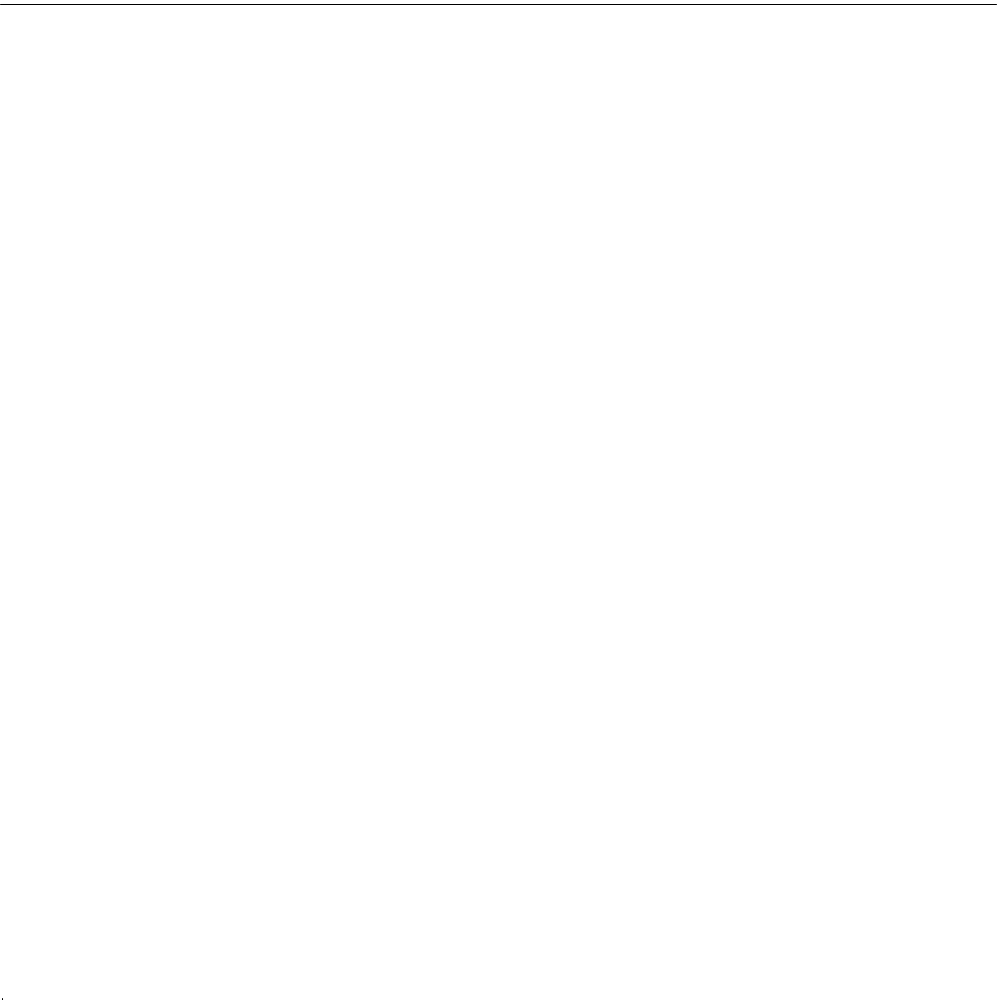
Frame 1 (no input)
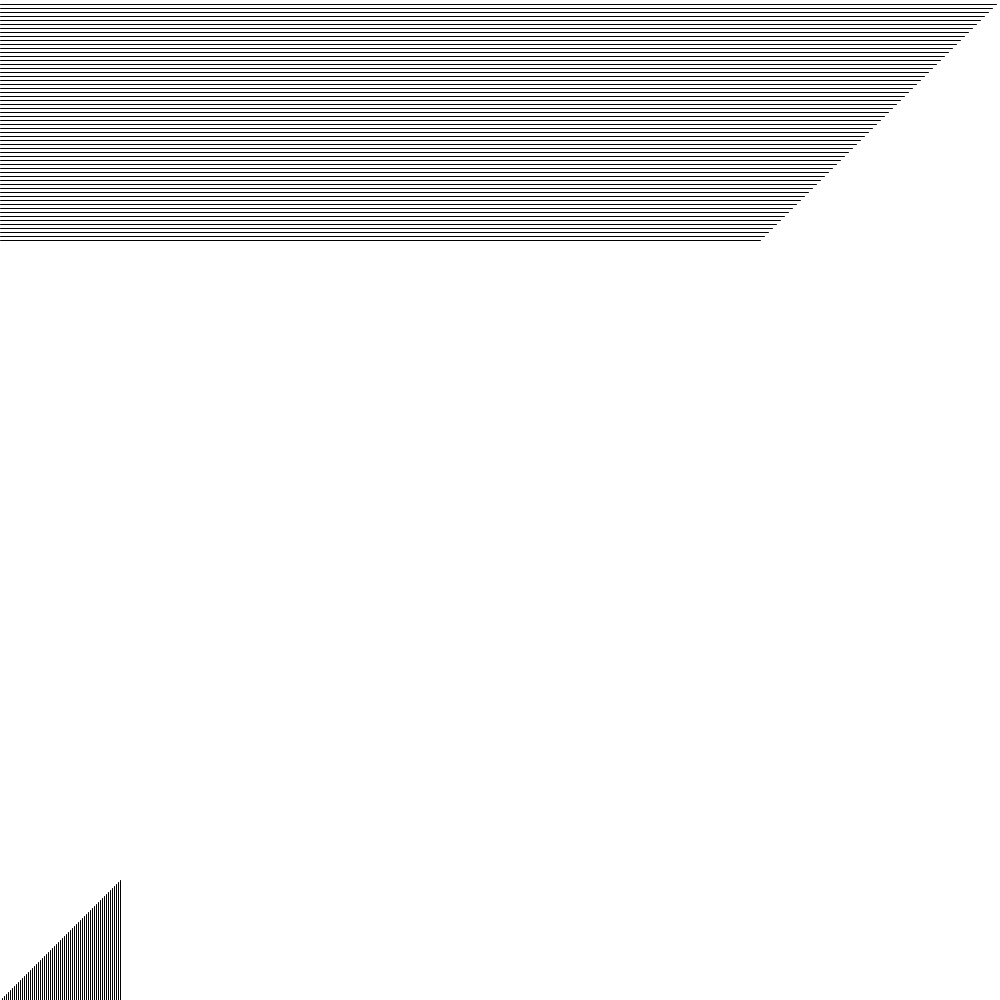
Frame 60 (the mouse pressed at the canvas centre just before this capture)
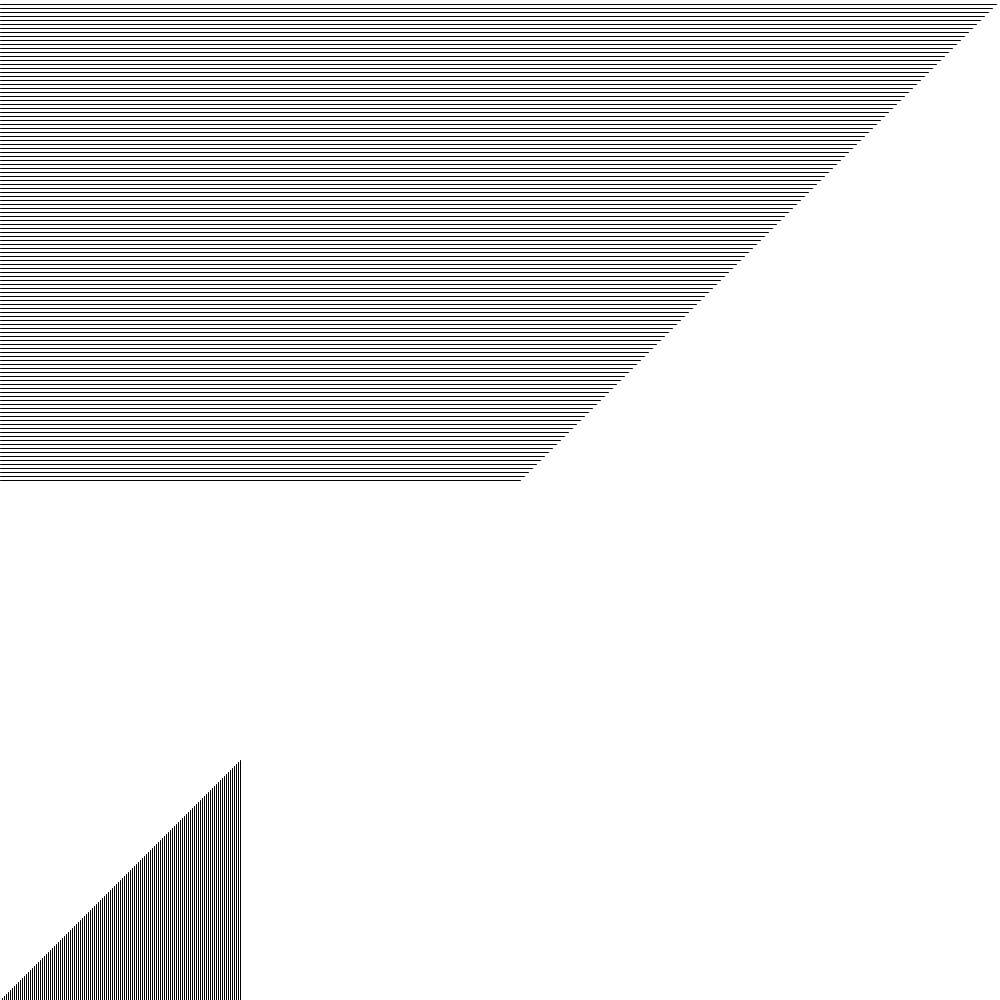
Frame 120 (the mouse held since frame 60 and released just before this capture)

The Processing sketch that drew these frames (run headless with seeded random() and noise(); from frame 60 on, the mouse is pressed at the canvas centre):

// Processing sketch: processing_158999
// ── processing_158999.pde

// lines.pde

int myCount;  // the variable myCount is of type integer (i.e. decimal number)
int myCount2;

void setup() {
  size(1000,1000);
  background(255);
  
  //myCount = 0;  // initialize the myCount variable with a value of 0 
  // by default JAVA set the initial values to 0.
}

void draw() {
  stroke(0);
  strokeWeight(1);
  
  // here we are drawing a new line every 4th pixel until we reach the right side of the canvas
  if (myCount < width/4){ //determining how may lines I draw
  myCount = myCount + 1;
  line(myCount*2, height, myCount*2, (width-myCount*2));
  }
  // draw lines horizontally
  if (myCount2 < height/4){
    myCount2 = myCount2 + 1;
    line (0, myCount2*4, width-myCount2*4, myCount*4);
  }
}
